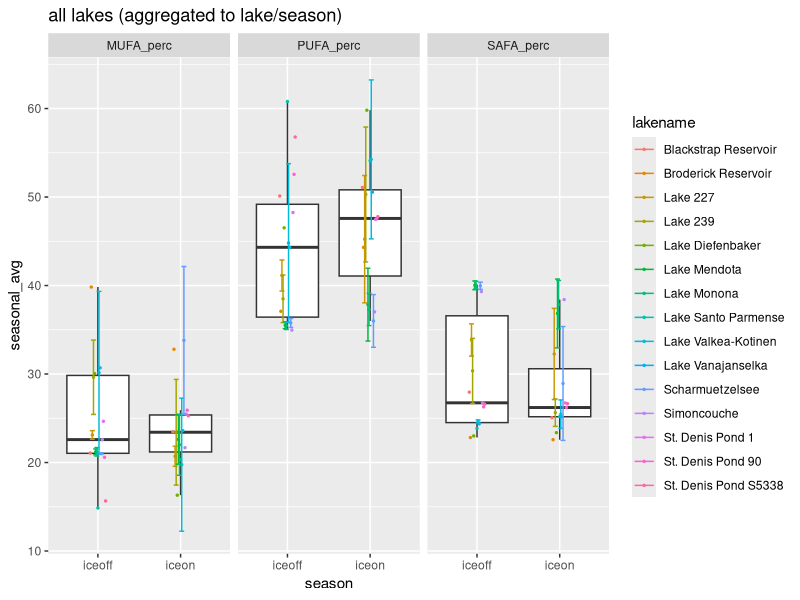
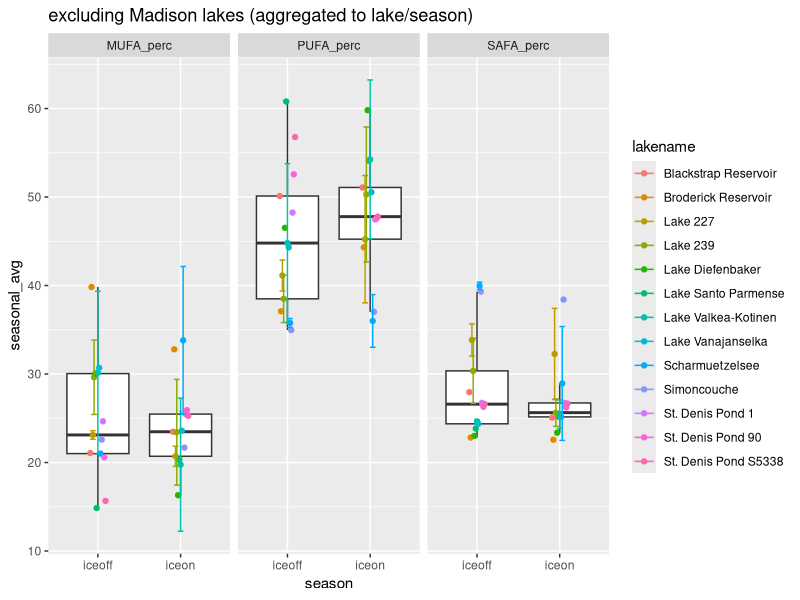
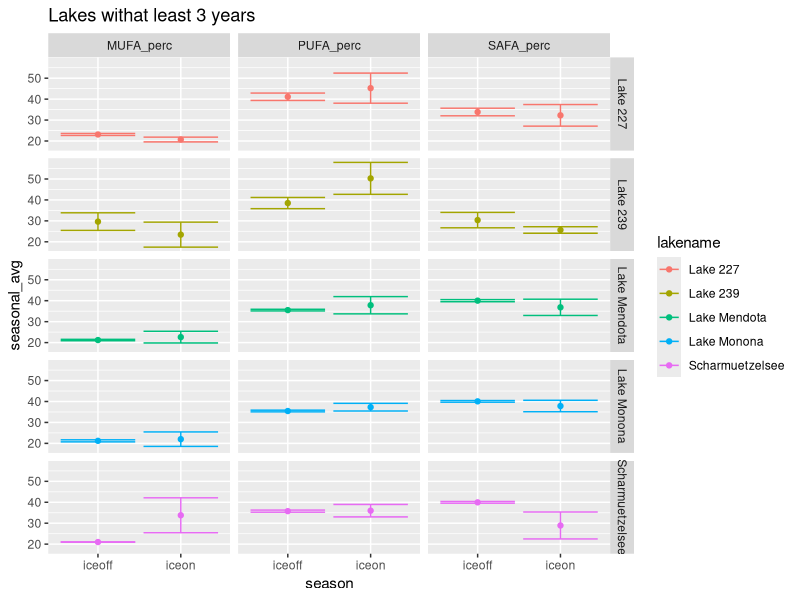
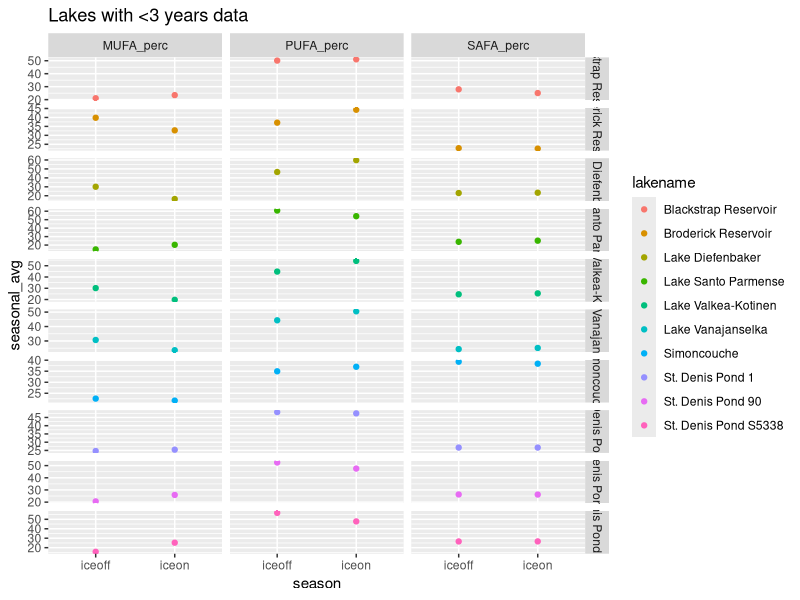
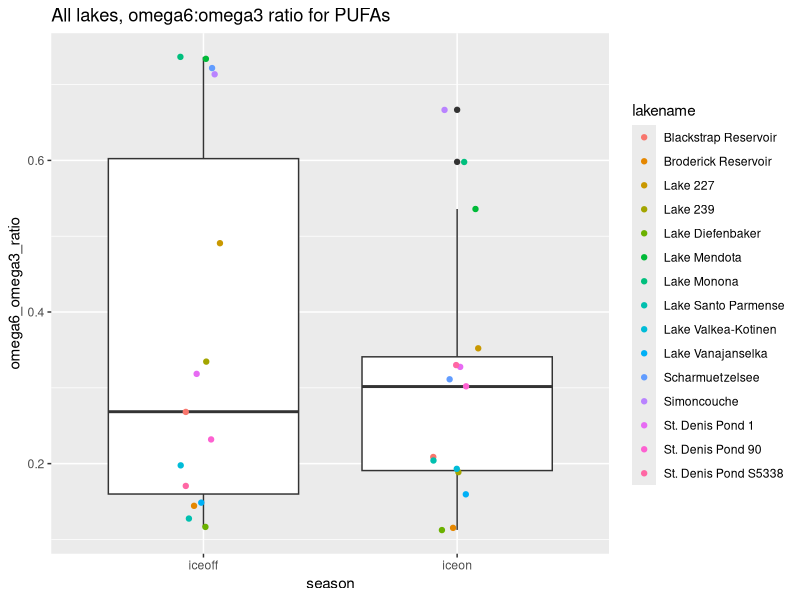
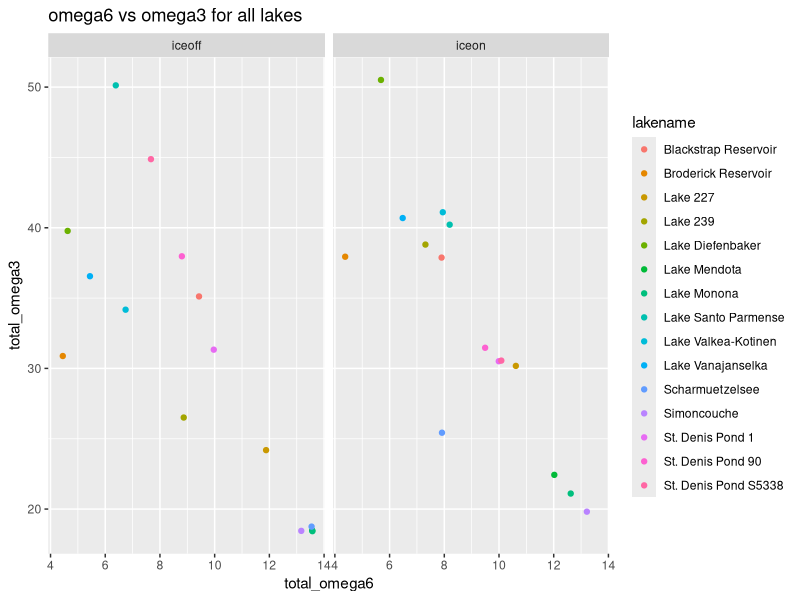
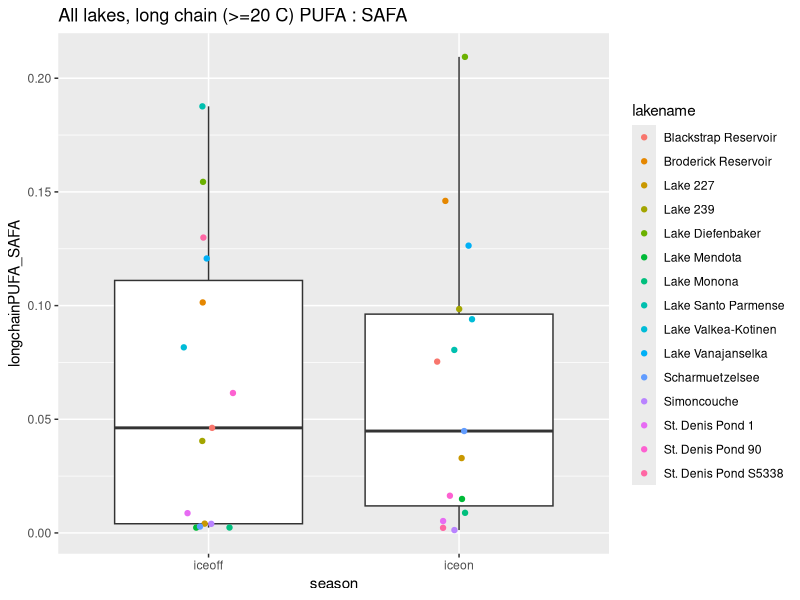
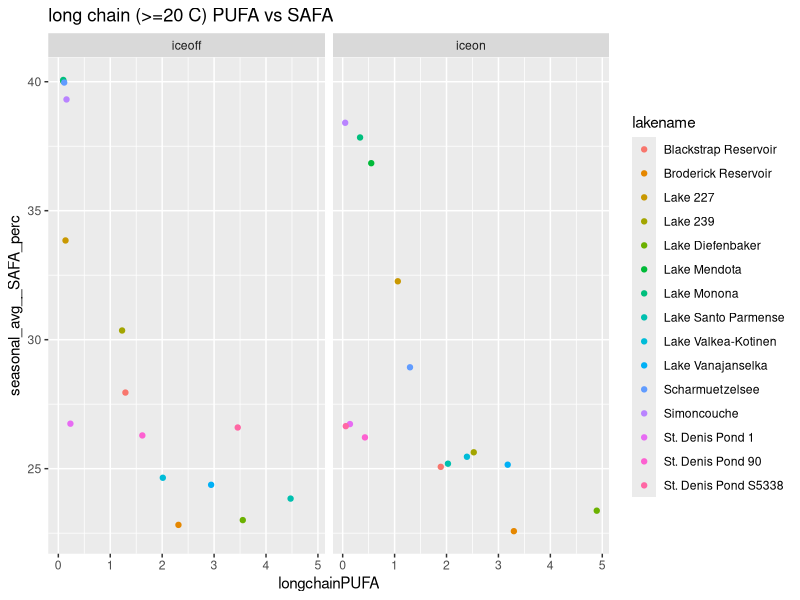

Source code (R) for these figures, in order:
# Script to look at fatty acids profile under ice vs summer stratification
# uses Hampton et al. ecology under lake ice dataset (ecology letters)
# and Galloway et al PLoS one paper fatty acid dataset

# ----> removes "other" phyto and finds new proportions

#libraries
library(dplyr)
library(reshape2)
library(tidyr)
library(ggplot2)

#===========================================================================
# ----> read in ecology under lake ice dataset and FA dataset
#===========================================================================

euli_orig <- read.csv("../Data/under_ice_data.csv", stringsAsFactors = FALSE)

fa_orig <- read.csv("../Data/PLoS_supp/S1_Dataset.csv", stringsAsFactors = FALSE)

#===========================================================================
# ----> wrangle ice phyto data
#===========================================================================

euli <- euli_orig %>% 
  #keep only columns of potential interest
  select(year, season, researcher, lakename, stationname, poolstation, lakeregloc, lakecountry,
         startday, startmonth, startyear, endday, endmonth, endyear,
         iceduration, fadata, avesecchidepth, avechla, 
         phytomethod, avephytomass, avephytocount,
         propchloro, propcrypto, propcyano, propdiatom, propdiatom, propotherphyto) %>% 
  #only interested when *not* all NA for phyto props
  filter(!(is.na(propchloro) & is.na(propcrypto) & is.na(propcyano) & 
           is.na(propdiatom) & is.na(propdiatom) & is.na(propotherphyto)))

#some lakes have multiple stations within lake
euli %>% 
  group_by(lakename) %>% 
  summarize(n = n_distinct(stationname)) %>% 
  filter(n > 1) %>% 
  as.data.frame()
#               lakename n
# 1 Blackstrap Reservoir 2
# 2     Lake Diefenbaker 3

euli %>% 
  group_by(lakename) %>% 
  summarize(n = n_distinct(poolstation)) %>% 
  as.data.frame() %>% 
  filter(n > 1)

#1:1 match lakename:poolstation
# filter(euli, lakename %in% c("Blackstrap Reservoir", "Lake Diefenbaker")) %>% select(lakename, stationname, poolstation)

#aggregate to lake/poolstation
euli_lakes_phytos <- euli %>% 
  #start by looking just at pytos, can circle back to incorporate snow/ice/secchi etc.
  select(year, season, lakename, poolstation, 
         propchloro, propcrypto, propcyano, propdiatom, propotherphyto) %>% 
  #group and aggregate
  group_by(lakename, poolstation, year, season) %>% 
  summarize(prop_chloro = mean(propchloro, na.rm = TRUE),
            prop_crypto = mean(propcrypto, na.rm = TRUE),
            prop_cyano = mean(propcyano, na.rm = TRUE),
            prop_diatom = mean(propdiatom, na.rm = TRUE),
            prop_other = mean(propotherphyto, na.rm = TRUE)) %>% 
  ungroup() %>% 
  as.data.frame()
  
summary(euli_lakes_phytos) #40 NA in crypto
str(euli_lakes_phytos) #205

#going to start by using only lakes with *NO NAs* for phytos
euli_phytos_complete <- euli_lakes_phytos %>% 
  filter(!(is.na(prop_chloro) | is.na(prop_crypto) | is.na(prop_cyano) | 
             is.na(prop_diatom) | is.na(prop_other)))
#158 obvs - only "complete" phyto profiles

#24 lakes in total
unique(euli_phytos_complete$lakename) 

#what's the temporal coverage?
#only want ones with matching iceon/iceoff
euli_phytos_complete %>% 
  group_by(lakename) %>% 
  summarize(seasons = n_distinct(season)) %>% 
  as.data.frame() %>% 
  arrange(seasons)

#identity lakes with both seasons per year
multi_seasons <- euli_phytos_complete %>% 
  group_by(lakename, year) %>% 
  summarize(seasons = n_distinct(season)) %>% 
  as.data.frame() %>% 
  arrange(seasons) %>% 
  filter(seasons > 1) %>% 
  mutate(lakeyear = paste(lakename, year, sep = "_"))

#keep only those lake/year/seasons
euli_phytos_complete_matching <- euli_phytos_complete %>% 
  mutate(lakeyear = paste(lakename, year, sep = "_")) %>% 
  filter(lakeyear %in% multi_seasons$lakeyear)

#make sure 1:1 match (i.e., iceon/iceoff in single year for lake - no missing pairs singles)
# euli_phytos_complete_matching %>% 
#   group_by(lakename, year) %>% 
#   summarize(n = n_distinct(season)) %>% 
#   filter(n != 2)
#correct

# filter(euli_phytos_complete, lakename == "Saanajarvi")
# filter(euli, lakename == "Saanajarvi")
#yep...being true to the data, we ignore Saanajarvi
#I think it's actually a goof in the euli data, 
#but moving forward without it...

#check out remaining
str(euli_phytos_complete_matching)
str(unique(euli_phytos_complete_matching$lakename)) 
#15 lakes

#temporal coverage
lake_years <- euli_phytos_complete_matching %>% 
  group_by(lakename) %>% 
  summarize(yrs = n_distinct(year)) %>% 
  arrange(yrs) %>% 
  as.data.frame()
#                lakename yrs
# 1  Blackstrap Reservoir   1
# 2   Broderick Reservoir   1
# 3      Lake Diefenbaker   1
# 4   Lake Santo Parmense   1
# 5     Lake Vanajanselka   1
# 6           Simoncouche   1
# 7      St. Denis Pond 1   1
# 8     St. Denis Pond 90   1
# 9  St. Denis Pond S5338   1
# 10  Lake Valkea-Kotinen   2
# 11             Lake 227   3
# 12             Lake 239   6
# 13      Scharmuetzelsee   9
# 14          Lake Monona  12
# 15         Lake Mendota  16

#may be interested in lakes with >= 3 years down the road
lake_years_3more <- filter(lake_years, yrs >= 3)

#make long to be equivalent to FA data
phytos_long <- euli_phytos_complete_matching %>% 
  select(-poolstation, -lakeyear) %>% 
  melt(id.vars = c("lakename", "year", "season")) %>% 
  rename(phyto_group = variable, prop = value)

#remove prop from group name
phytos_long$phyto_group <- gsub("prop_", "", phytos_long$phyto_group)

unique(phytos_long$phyto_group)
# "chloro"     "crypto"     "cyano"      "diatom"     "other"

#remove "other" phyto and find new total, then recalculate proportions
phyto_long_no_other <- phytos_long %>% 
  #remove "other" phyto group
  filter(phyto_group != "other") %>% 
  #for each lake/year/season (i.e. time point)
  group_by(lakename, year, season) %>% 
  #find new total proportion
  mutate(new_total = sum(prop),
         #find new proportion for phyto groups
         new_prop = prop/new_total) %>% 
  as.data.frame()

# summary(phyto_long_no_other)
# filter(phyto_long_no_other, new_total < 0.1)
# filter(phytos_long, phyto_group == "other" & prop > 0.5) %>% arrange(prop)

phyto_long_no_other <- phyto_long_no_other %>% 
  select(-prop, -new_total) %>% 
  rename(prop = new_prop)

#===========================================================================
# ----> wrangle FA data
#===========================================================================

fa <- fa_orig %>% 
  #only fresh water
  filter(Salinity == 0) %>% 
  #only proportional data
  filter(Data == "prop") %>% 
  #for now, don't care about experimental info
  select(Group, Class, Order, Genus, species,
         sumSAFA, sumMUFA, sumPUFA,
         c18.2w6, c18.3w6, c18.3w3,
         c18.4w3, c18.5w3, 
         c20.4w6, c20.5w3, c22.6w3)

unique(fa$Group)
# "Cyanobacteria" "Chlorophyta"   "Ochrophyta"    "Cryptophyta"   "Dinophyta"     "Euglenozoa"    "Rhodophyta"  

#crosswalk to match euli to FA
fa_equiv <- fa %>% 
  #crypto, chloro, cyano are direct matches
  mutate(fa_group = ifelse(Group == "Cryptophyta", "crypto", NA),
         fa_group = ifelse(Group == "Chlorophyta", "chloro", fa_group),
         fa_group = ifelse(Group == "Cyanobacteria", "cyano", fa_group),
         #diatoms are everything in these 3 classes in FA data
         fa_group = ifelse(Class %in% c("Bacillariophyceae", "Fragilariophyceae", "Coscinodiscophyceae"),
                           "diatom", fa_group))

# fa_equiv %>% 
#   select(Group, fa_group) %>% 
#   unique()
# 
# fa_equiv %>% 
#   select(Group, Class, fa_group) %>% 
#   unique()
#
# fa_equiv %>% group_by(fa_group) %>% summarize(n = n_distinct(Genus)) %>% as.data.frame()
#   fa_group  n
# 1   chloro 13
# 2   crypto  2
# 3    cyano 22
# 4   diatom  8
# 5     <NA> 11


#===========================================================================
# ----> aggregate FA data
#===========================================================================

#aggregate to level of fa_group (average)

fa_group_avgs <- fa_equiv %>% 
  group_by(fa_group) %>% 
  summarize(grp_avg_sumSAFA = mean(sumSAFA, na.rm = TRUE),
            grp_avg_sumMUFA = mean(sumMUFA, na.rm = TRUE),
            grp_avg_sumPUFA = mean(sumPUFA, na.rm = TRUE),
            grp_avg_c18.2w6 = mean(c18.2w6, na.rm = TRUE),
            grp_avg_c18.3w6 = mean(c18.3w6, na.rm = TRUE),
            grp_avg_c18.3w3 = mean(c18.3w3, na.rm = TRUE),
            grp_avg_c18.4w3 = mean(c18.4w3, na.rm = TRUE),
            grp_avg_c18.5w3 = mean(c18.5w3, na.rm = TRUE),
            grp_avg_c20.4w6 = mean(c20.4w6, na.rm = TRUE),
            grp_avg_c20.5w3 = mean(c20.5w3, na.rm = TRUE),
            grp_avg_c22.6w3 = mean(c22.6w3, na.rm = TRUE)) %>% 
  as.data.frame()

# fa_group_avgs

#===========================================================================
# ----> combine EULI and FA datasets
#===========================================================================

head(phyto_long_no_other) #lake, year, season, group, prop
head(fa_group_avgs) #group, FAs

#combine euli and FA - have group, proportion, and FA data
full_dat <- merge(phyto_long_no_other, fa_group_avgs, 
                  by.x = "phyto_group", by.y = "fa_group", 
                  all.x = TRUE)

# From LTER FA script:
# What we want is "what are the average proportions of SAFA, MUFA, PUFA 
# present in the community, irrespective of total biomass?" 
# (i.e. we know there is higher biomass in summer - the Circus Circus buffet)
# SH: pretty sure that what we want then is:(biomass_dry_weight * sumSAFA)/total dry weight
# This is already a proportion (biomass/total) so can do prop * FA

#weight data accordingly
full_dat_weighted <- full_dat %>% 
  #prop phyto (already biomass/total biomass) * prop FA
  mutate(sumSAFA_prop = grp_avg_sumSAFA * prop,
         sumMUFA_prop = grp_avg_sumMUFA * prop, 
         sumPUFA_prop = grp_avg_sumPUFA * prop,
         prop_c18.2w6 = grp_avg_c18.2w6 * prop,
         prop_c18.3w6 = grp_avg_c18.3w6 * prop,
         prop_c18.3w3 = grp_avg_c18.3w3 * prop,
         prop_c18.4w3 = grp_avg_c18.4w3 * prop,
         prop_c18.5w3 = grp_avg_c18.5w3 * prop,
         prop_c20.4w6 = grp_avg_c20.4w6 * prop,
         prop_c20.5w3 = grp_avg_c20.5w3 * prop,
         prop_c22.6w3 = grp_avg_c22.6w3 * prop) %>% 
  #keep only columns of interest
  #for now, only SAFA, MUFA, PUFA
  select(lakename, year, season, phyto_group, 
         sumSAFA_prop, sumMUFA_prop, sumPUFA_prop,
         prop_c18.2w6,prop_c18.3w6,  prop_c18.3w3,
         prop_c18.4w3, prop_c18.5w3,
         prop_c20.4w6, prop_c20.5w3, 
         prop_c22.6w3)

# full_dat_weighted %>%
#   group_by(lakename, year, season) %>%
#   summarize(totSAFA = sum(sumSAFA_prop, na.rm = TRUE),
#             totMUFA = sum(sumMUFA_prop, na.rm = TRUE),
#             totPUFA = sum(sumPUFA_prop, na.rm = TRUE),
#             total = totSAFA + totMUFA + totPUFA) %>%
#   as.data.frame() %>%
#   summary()


#sum within lake/time point (get community-level FA)
full_dat_weighted_comm <- full_dat_weighted %>% 
  group_by(lakename, year, season) %>% 
  #sum across phyto groups
  summarize(MUFA_perc = sum(sumMUFA_prop, na.rm = TRUE),
            PUFA_perc = sum(sumPUFA_prop, na.rm = TRUE),
            SAFA_perc = sum(sumSAFA_prop, na.rm = TRUE),
            perc_c18.2w6 = sum(prop_c18.2w6, na.rm = TRUE),
            perc_c18.3w6 = sum(prop_c18.3w6, na.rm = TRUE),
            perc_c18.3w3 = sum(prop_c18.3w3, na.rm = TRUE),
            perc_c18.4w3 = sum(prop_c18.4w3, na.rm = TRUE),
            perc_c18.5w3 = sum(prop_c18.5w3, na.rm = TRUE),
            perc_c20.4w6 = sum(prop_c20.4w6, na.rm = TRUE),
            perc_c20.5w3 = sum(prop_c20.5w3, na.rm = TRUE),
            perc_c22.6w3 = sum(prop_c22.6w3, na.rm = TRUE)) %>% 
  as.data.frame()

# full_dat_weighted_comm %>% 
#   mutate(total_FA = MUFA_perc + PUFA_perc + SAFA_perc) %>% 
#   summary()
#like above, ranges from ~97 to 99, good

#this format matches LTER_FA_20180217 
#(detailed look at lakes ME/MO)

head(full_dat_weighted_comm)

#make a verion with one point per lake/season (aggregate across years)
#include standard deviation as measure of variance, as well as count
full_dat_weighted_comm_agg <- full_dat_weighted_comm %>% 
  group_by(lakename, season) %>% 
  #using __ so can separate later
  summarize(n_years = n_distinct(year),
            seasonal_avg__MUFA_perc = mean(MUFA_perc, na.rm = TRUE),
            sd__MUFA_perc = sd(MUFA_perc, na.rm = TRUE),
            seasonal_avg__PUFA_perc = mean(PUFA_perc, na.rm = TRUE),
            sd__PUFA_perc = sd(PUFA_perc, na.rm = TRUE),
            seasonal_avg__SAFA_perc = mean(SAFA_perc, na.rm = TRUE),
            sd__SAFA_perc = sd(SAFA_perc, na.rm = TRUE),
            
            seasonal_avg__c18.2w6 = mean(perc_c18.2w6, na.rm = TRUE),
            seasonal_avg__c18.3w6 = mean(perc_c18.3w6, na.rm = TRUE),
            seasonal_avg__c18.3w3 = mean(perc_c18.3w3, na.rm = TRUE),
            seasonal_avg__c18.4w3 = mean(perc_c18.4w3, na.rm = TRUE),
            seasonal_avg__c18.5w3 = mean(perc_c18.5w3, na.rm = TRUE),
            seasonal_avg__c20.4w6 = mean(perc_c20.4w6, na.rm = TRUE),
            seasonal_avg__c20.5w3 = mean(perc_c20.5w3, na.rm = TRUE),
            seasonal_avg__c22.6w3 = mean(perc_c22.6w3, na.rm = TRUE),
            
            sd__c18.2w6 = sd(perc_c18.2w6, na.rm = TRUE),
            sd__c18.3w6 = sd(perc_c18.3w6, na.rm = TRUE),
            sd__c18.3w3 = sd(perc_c18.3w3, na.rm = TRUE),
            sd__c18.4w3 = sd(perc_c18.4w3, na.rm = TRUE),
            sd__c18.5w3 = sd(perc_c18.5w3, na.rm = TRUE),
            sd__c20.4w6 = sd(perc_c20.4w6, na.rm = TRUE),
            sd__c20.5w3 = sd(perc_c20.5w3, na.rm = TRUE),
            sd__c22.6w3 = sd(perc_c22.6w3, na.rm = TRUE)) %>% 
  as.data.frame()

# full_dat_weighted_comm_agg %>% 
#   mutate(total_FA = seasonal_avg__MUFA_perc + seasonal_avg__PUFA_perc + seasonal_avg__SAFA_perc) %>% 
#   summary()


#===========================================================================
# ----> look at lakes aggregated to seasons across years (MUFA/PUFA/SAFA)
#===========================================================================

#make long
dat_long_seasonal_points <- full_dat_weighted_comm_agg %>% 
  #make long
  melt(id.vars = c("lakename", "season", "n_years")) %>% 
  #split variable column name
  separate(variable, into = c("agg_type", "FA_type"), sep = "__") %>% 
  #make wide so have column for avg and sd
  dcast(lakename + season + n_years + FA_type ~ agg_type, value.var = "value")
  
# ----> plot for all lakes
ggplot(filter(dat_long_seasonal_points, FA_type %in% c("MUFA_perc", "PUFA_perc", "SAFA_perc")),
              aes(season, seasonal_avg)) +
  geom_boxplot(outlier.shape = NA) +
  geom_point(aes(group = lakename, color = lakename), position = position_dodge(width = 0.2), size = 0.5) +
  geom_errorbar(aes(x = season, ymin = seasonal_avg - sd, ymax = seasonal_avg + sd,
                    color = lakename, 
                    group = lakename),
                position = position_dodge(width = 0.2)) +
  facet_wrap(~FA_type) +
  ggtitle("all lakes (aggregated to lake/season)")

#anova for all lakes, aggregate to one point per lake/season across years
mufa3 <- aov(seasonal_avg ~ season, dat = filter(dat_long_seasonal_points, FA_type == "MUFA_perc"))
summary(mufa3) #p=0.769

pufa3 <- aov(seasonal_avg ~ season, dat = filter(dat_long_seasonal_points, FA_type == "PUFA_perc"))
summary(pufa3) #p=0.377

safa3 <- aov(seasonal_avg ~ season, dat = filter(dat_long_seasonal_points, FA_type == "SAFA_perc"))
summary(safa3) #p=0.486
#none signif

# ----> ignore mendota/monona
ggplot(filter(dat_long_seasonal_points, 
              FA_type %in% c("MUFA_perc", "PUFA_perc", "SAFA_perc") &
                !(lakename %in% c("Lake Mendota", "Lake Monona"))), 
              aes(season, seasonal_avg)) +
  geom_boxplot(outlier.shape = NA) +
  geom_point(aes(color = lakename, group = lakename), position = position_dodge(width = 0.2)) +
  geom_errorbar(aes(x = season, ymin = seasonal_avg - sd, ymax = seasonal_avg + sd,
                    color = lakename, group = lakename),
                position = position_dodge(width = 0.2)) +
  facet_wrap(~FA_type) +
  ggtitle("excluding Madison lakes (aggregated to lake/season)")

#anovas
mufa4 <- aov(seasonal_avg ~ season, dat = filter(dat_long_seasonal_points, FA_type == "MUFA_perc" & 
                                              !(lakename %in% c("Lake Mendota", "Lake Monona"))))
summary(mufa4) #p=0.713

pufa4 <- aov(seasonal_avg ~ season, dat = filter(dat_long_seasonal_points, FA_type == "PUFA_perc" &
                                              !(lakename %in% c("Lake Mendota", "Lake Monona"))))
summary(pufa4) #p=0.377

safa4 <- aov(seasonal_avg ~ season, dat = filter(dat_long_seasonal_points, FA_type == "SAFA_perc" &
                                              !(lakename %in% c("Lake Mendota", "Lake Monona"))))
summary(safa4) #p=0.491
#none signif


# ----> lakes with >3 years matching
ggplot(filter(dat_long_seasonal_points, 
              FA_type %in% c("MUFA_perc", "PUFA_perc", "SAFA_perc") &
              lakename %in% lake_years_3more$lakename), 
       aes(season, seasonal_avg)) +
  geom_point(aes(color = lakename, group = lakename), position = position_dodge(width = 0.2)) +
  geom_errorbar(aes(x = season, ymin = seasonal_avg - sd, ymax = seasonal_avg + sd,
                    color = lakename, group = lakename),
                position = position_dodge(width = 0.2)) +
  facet_grid(lakename~FA_type) +
  ggtitle("Lakes withat least 3 years")
#not seeing really consistent trends
#maaaaybe SAFA higher in winter, PUFA higher in summer
#but not to level of significance


# ----> just the <3 years lakes
ggplot(filter(dat_long_seasonal_points, 
              FA_type %in% c("MUFA_perc", "PUFA_perc", "SAFA_perc") &
                !(lakename %in% lake_years_3more$lakename)), 
       aes(season, seasonal_avg)) +
  geom_point(aes(color = lakename, group = lakename), position = position_dodge(width = 0.2)) +
  facet_grid(lakename~FA_type, scales = "free") +
  ggtitle("Lakes with <3 years data")
#not seeing consistent trends
#but removing "other" category fixed issue with all going up or down
#between seasons (other category large % for some lakes)

#===========================================================================
# ----> lakes aggregated to seasons across years (C omegas)
#===========================================================================

head(full_dat_weighted_comm_agg)
summary(dat_long_seasonal_points)

#per AG: look at ratio of omega 6 to omega 3 PUFAs
#per MM: look at long chain C PUFAs:SAFA ratio
#(AG defines long chain as 20+ C, so here 20 and 22 Cs)

#unique(dat_long_seasonal_points$FA_type)
# "c18.2w6"   "c18.3w3"   "c18.3w6"   "c18.4w3"   "c18.5w3"   "c20.4w6"   "c20.5w3"   "c22.6w3" 


#find omega and long/short chain totals
dat_seasonal_C <- full_dat_weighted_comm_agg %>% 
  #total omega 3 prop of PUFAs
  mutate(total_omega3 = seasonal_avg__c18.3w3 + 
                        seasonal_avg__c18.4w3 + 
                        seasonal_avg__c18.5w3 + 
                        seasonal_avg__c20.5w3 + 
                        seasonal_avg__c22.6w3,
         #total omega 6 prop of PUFAs
         total_omega6 = seasonal_avg__c18.2w6 + 
                        seasonal_avg__c18.3w6 + 
                        seasonal_avg__c20.4w6,
         #total short chain PUFAs (<20 C)
         total_short_chain = seasonal_avg__c18.2w6 +
                       seasonal_avg__c18.3w6 +
                       seasonal_avg__c18.3w3 +
                       seasonal_avg__c18.4w3 +
                       seasonal_avg__c18.5w3,
         #total long chain PUFAs (AG defined as >= 20 C)
         total_long_chain = seasonal_avg__c20.4w6 +
                       seasonal_avg__c20.5w3 +
                       seasonal_avg__c22.6w3)

#find omega6:omega3 for PUFAs and long chain PUFAs:SAFA
dat_seasonal_C_ratios <- dat_seasonal_C %>% 
  mutate(omega6_omega3_ratio = total_omega6/total_omega3,
         #may want just long chain PUFA down the road (%)
         longchainPUFA = (total_long_chain * seasonal_avg__PUFA_perc)/100,
         #total long chain is % of PUFAs that are long chain
         #divide by PUFAs prop to get ratio with SAFA
         #(i.e., proportion of ALL FATTY ACIDS that are long chain PUFAs compared to SAFA prop)
         longchainPUFA_SAFA = longchainPUFA/ seasonal_avg__SAFA_perc)

# ----> omega6:omega3 of PUFAs
ggplot(dat_seasonal_C_ratios, aes(season, omega6_omega3_ratio)) +
  geom_boxplot() +
  geom_jitter(aes(color = lakename), width = 0.1) +
  ggtitle("All lakes, omega6:omega3 ratio for PUFAs")

mod1 <- aov(omega6_omega3_ratio ~ season, dat = dat_seasonal_C_ratios)
summary(mod1) #p=0.47

ggplot(dat_seasonal_C_ratios, aes(total_omega6, total_omega3)) +
  geom_point(aes(color = lakename)) +
  #geom_smooth() +
  facet_wrap(~season) +
  ggtitle("omega6 vs omega3 for all lakes")
#no surprises here

  
# ----> long chain PUFA:SAFA
ggplot(dat_seasonal_C_ratios, aes(season, longchainPUFA_SAFA)) +
  geom_boxplot() +
  geom_jitter(aes(color = lakename), width = 0.1) +
  ggtitle("All lakes, long chain (>=20 C) PUFA : SAFA")

mod2 <- aov(longchainPUFA_SAFA ~ season, dat = dat_seasonal_C_ratios)
summary(mod2) #p=0.98
  
ggplot(dat_seasonal_C_ratios, 
       aes(longchainPUFA, seasonal_avg__SAFA_perc)) +
  geom_point(aes(color = lakename)) +
  #geom_smooth(method = "lm") +
  facet_wrap(~season) +
  ggtitle("long chain (>=20 C) PUFA vs SAFA")
